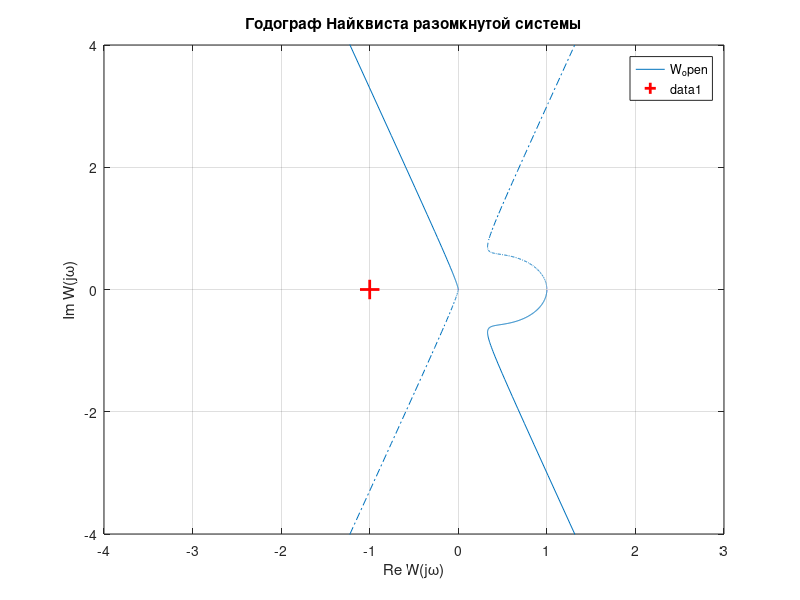
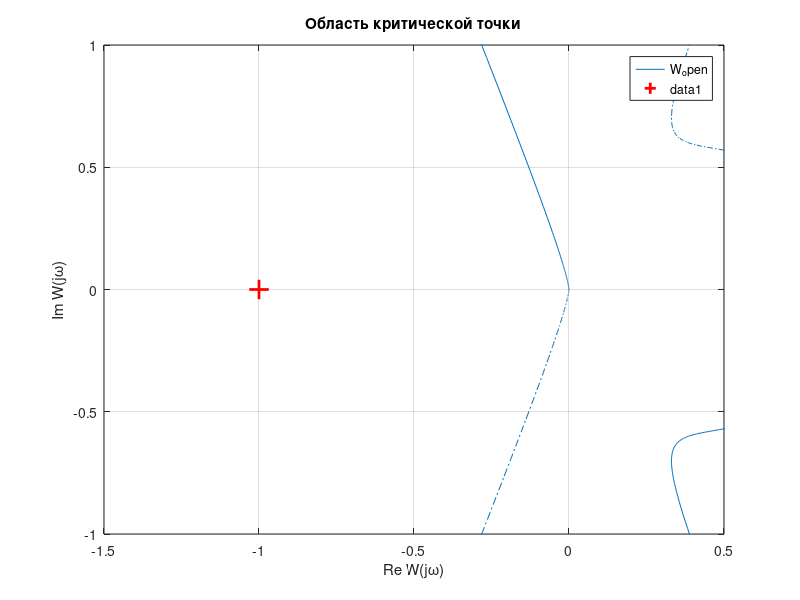

These charts were generated, in order, by the following MATLAB code: (Note: this script raises an error after producing the figures.)
clear;
close all;
clc;

s = tf('s');
W_open = 1 / (0.1*s^3 + 0.1*s^2 + s + 1);
W_closed = feedback(W_open, 1);

figure('Color', 'w');
nyquist(W_open);
grid on;
hold on;
plot(-1, 0, 'r+', 'MarkerSize', 14, 'LineWidth', 2);
xlim([-4 3]);
ylim([-4 4]);
title('Годограф Найквиста разомкнутой системы');
xlabel('Re W(j\omega)');
ylabel('Im W(j\omega)');

figure('Color', 'w');
nyquist(W_open);
grid on;
hold on;
plot(-1, 0, 'r+', 'MarkerSize', 14, 'LineWidth', 2);
title('Область критической точки');
xlim([-1.5 0.5]);
ylim([-1 1]);
xlabel('Re W(j\omega)');
ylabel('Im W(j\omega)');

[~, den_closed] = tfdata(W_closed, 'v');
D = round(den_closed, 10);
w = 0:0.01:10;
Djw = polyval(D, 1i*w);

figure('Color', 'w');
plot(real(Djw), imag(Djw), 'b-', 'LineWidth', 1.8);
hold on;
plot(real(Djw(1)), imag(Djw(1)), 'go', 'MarkerFaceColor', 'g', 'MarkerSize', 8);
plot(real(Djw(end)), imag(Djw(end)), 'rs', 'MarkerFaceColor', 'r', 'MarkerSize', 8);
text(real(Djw(1)), imag(Djw(1)), '  \omega = 0', 'Color', 'g');
text(real(Djw(end)), imag(Djw(end)), '  \omega = 10', 'Color', 'r');
plot([0 0], [min(imag(Djw)) max(imag(Djw))], 'k:', 'LineWidth', 0.8);
plot([min(real(Djw)) max(real(Djw))], [0 0], 'k:', 'LineWidth', 0.8);
grid on;
box on;
xlabel('Re D(j\omega)');
ylabel('Im D(j\omega)');
title('Кривая Михайлова замкнутой системы');
xlim([-10 3]);
ylim([-100 10]);

t = 0:0.01:20;

figure('Color', 'w');
subplot(1, 2, 1);
step(W_open, t);
grid on;
title('Разомкнутая система');
xlabel('t, с');
ylabel('y(t)');

subplot(1, 2, 2);
step(W_closed, t);
grid on;
title('Замкнутая система');
xlabel('t, с');
ylabel('y(t)');
